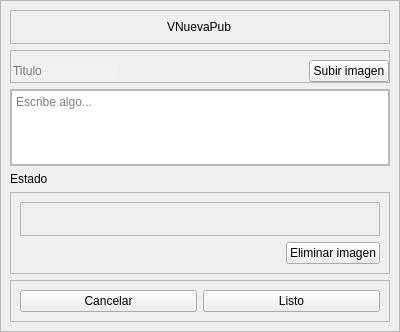
<?xml version="1.0" encoding="UTF-8"?>
<ui version="4.0">
 <class>VNuevaPub</class>
 <widget class="QMainWindow" name="VNuevaPub">
  <property name="geometry">
   <rect>
    <x>0</x>
    <y>0</y>
    <width>400</width>
    <height>332</height>
   </rect>
  </property>
  <property name="maximumSize">
   <size>
    <width>400</width>
    <height>500</height>
   </size>
  </property>
  <property name="windowTitle">
   <string>MainWindow</string>
  </property>
  <widget class="QWidget" name="centralwidget">
   <layout class="QVBoxLayout" name="verticalLayout">
    <property name="spacing">
     <number>0</number>
    </property>
    <property name="leftMargin">
     <number>0</number>
    </property>
    <property name="topMargin">
     <number>0</number>
    </property>
    <property name="rightMargin">
     <number>0</number>
    </property>
    <property name="bottomMargin">
     <number>0</number>
    </property>
    <item>
     <widget class="QFrame" name="frame">
      <property name="frameShape">
       <enum>QFrame::StyledPanel</enum>
      </property>
      <property name="frameShadow">
       <enum>QFrame::Raised</enum>
      </property>
      <layout class="QVBoxLayout" name="verticalLayout_2">
       <item>
        <widget class="QFrame" name="frame_4">
         <property name="maximumSize">
          <size>
           <width>16777215</width>
           <height>50</height>
          </size>
         </property>
         <property name="frameShape">
          <enum>QFrame::StyledPanel</enum>
         </property>
         <property name="frameShadow">
          <enum>QFrame::Raised</enum>
         </property>
         <layout class="QHBoxLayout" name="horizontalLayout">
          <item alignment="Qt::AlignHCenter">
           <widget class="QLabel" name="label">
            <property name="styleSheet">
             <string notr="true">font: 700 20pt &quot;Inter&quot;;</string>
            </property>
            <property name="text">
             <string>VNuevaPub</string>
            </property>
           </widget>
          </item>
         </layout>
        </widget>
       </item>
       <item>
        <widget class="QFrame" name="frame_2">
         <property name="maximumSize">
          <size>
           <width>16777215</width>
           <height>50</height>
          </size>
         </property>
         <property name="frameShape">
          <enum>QFrame::StyledPanel</enum>
         </property>
         <property name="frameShadow">
          <enum>QFrame::Raised</enum>
         </property>
         <layout class="QHBoxLayout" name="horizontalLayout_2">
          <property name="leftMargin">
           <number>0</number>
          </property>
          <property name="rightMargin">
           <number>0</number>
          </property>
          <property name="bottomMargin">
           <number>0</number>
          </property>
          <item alignment="Qt::AlignLeft">
           <widget class="QLineEdit" name="field_titulo">
            <property name="autoFillBackground">
             <bool>false</bool>
            </property>
            <property name="styleSheet">
             <string notr="true">font: 10pt &quot;Inter&quot;;
background-color: rgb(241, 241, 241);
font: 700 12pt &quot;Inter&quot;;
border: none;
</string>
            </property>
            <property name="frame">
             <bool>false</bool>
            </property>
            <property name="placeholderText">
             <string>Titulo</string>
            </property>
           </widget>
          </item>
          <item alignment="Qt::AlignRight">
           <widget class="QPushButton" name="btn_subir_imagen">
            <property name="styleSheet">
             <string notr="true">font: 10pt &quot;Inter&quot;;</string>
            </property>
            <property name="text">
             <string>Subir imagen</string>
            </property>
           </widget>
          </item>
         </layout>
        </widget>
       </item>
       <item>
        <widget class="QFrame" name="frame_3">
         <property name="maximumSize">
          <size>
           <width>16777215</width>
           <height>100</height>
          </size>
         </property>
         <property name="frameShape">
          <enum>QFrame::StyledPanel</enum>
         </property>
         <property name="frameShadow">
          <enum>QFrame::Raised</enum>
         </property>
         <layout class="QHBoxLayout" name="horizontalLayout_3">
          <property name="spacing">
           <number>0</number>
          </property>
          <property name="leftMargin">
           <number>0</number>
          </property>
          <property name="topMargin">
           <number>0</number>
          </property>
          <property name="rightMargin">
           <number>0</number>
          </property>
          <property name="bottomMargin">
           <number>0</number>
          </property>
          <item>
           <widget class="QTextEdit" name="textArea_contenido">
            <property name="maximumSize">
             <size>
              <width>16777215</width>
              <height>100</height>
             </size>
            </property>
            <property name="styleSheet">
             <string notr="true">font: 10pt &quot;Inter&quot;;</string>
            </property>
            <property name="placeholderText">
             <string>Escribe algo...</string>
            </property>
           </widget>
          </item>
         </layout>
        </widget>
       </item>
       <item alignment="Qt::AlignLeft|Qt::AlignTop">
        <widget class="QLabel" name="label_estado">
         <property name="text">
          <string>Estado</string>
         </property>
        </widget>
       </item>
       <item>
        <widget class="QFrame" name="frame_5">
         <property name="frameShape">
          <enum>QFrame::StyledPanel</enum>
         </property>
         <property name="frameShadow">
          <enum>QFrame::Raised</enum>
         </property>
         <layout class="QVBoxLayout" name="verticalLayout_3">
          <item>
           <widget class="QFrame" name="frame_imagen">
            <property name="frameShape">
             <enum>QFrame::StyledPanel</enum>
            </property>
            <property name="frameShadow">
             <enum>QFrame::Raised</enum>
            </property>
            <layout class="QVBoxLayout" name="verticalLayout_4">
             <item alignment="Qt::AlignHCenter|Qt::AlignVCenter">
              <widget class="QLabel" name="label_imagen">
               <property name="text">
                <string> </string>
               </property>
              </widget>
             </item>
            </layout>
           </widget>
          </item>
          <item alignment="Qt::AlignRight">
           <widget class="QPushButton" name="btn_eliminar_imagen">
            <property name="styleSheet">
             <string notr="true">font: 10pt &quot;Inter&quot;;</string>
            </property>
            <property name="text">
             <string>Eliminar imagen</string>
            </property>
           </widget>
          </item>
         </layout>
        </widget>
       </item>
       <item>
        <widget class="QFrame" name="frame_7">
         <property name="maximumSize">
          <size>
           <width>16777215</width>
           <height>50</height>
          </size>
         </property>
         <property name="frameShape">
          <enum>QFrame::StyledPanel</enum>
         </property>
         <property name="frameShadow">
          <enum>QFrame::Raised</enum>
         </property>
         <layout class="QHBoxLayout" name="horizontalLayout_4">
          <item>
           <widget class="QPushButton" name="btn_cancelar">
            <property name="styleSheet">
             <string notr="true">font: 10pt &quot;Inter&quot;;</string>
            </property>
            <property name="text">
             <string>Cancelar</string>
            </property>
           </widget>
          </item>
          <item>
           <widget class="QPushButton" name="btn_listo">
            <property name="styleSheet">
             <string notr="true">font: 10pt &quot;Inter&quot;;</string>
            </property>
            <property name="text">
             <string>Listo</string>
            </property>
           </widget>
          </item>
         </layout>
        </widget>
       </item>
      </layout>
     </widget>
    </item>
   </layout>
  </widget>
 </widget>
 <resources/>
 <connections/>
</ui>
